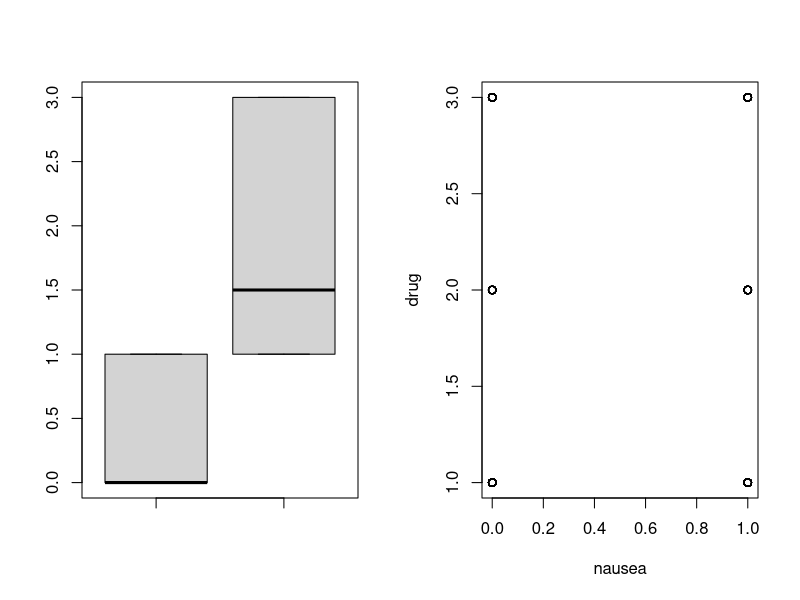
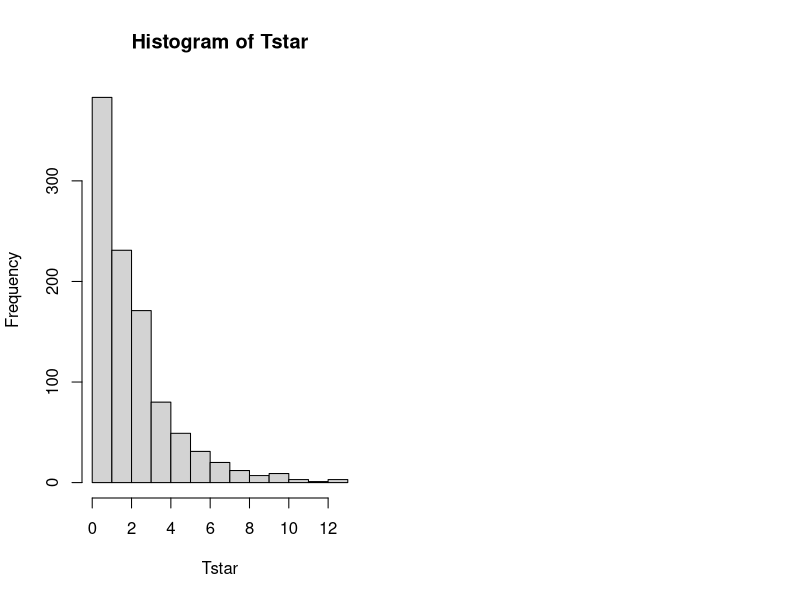

The R source for these figures, in order:
data.nausea <- read.table("datas/nauseatable.txt", header = TRUE)
data.nausea

# Question a:
# 1. Discuss whether a contingency table test is appropriate here.
# Yes, it's appropriate since we have two categorical variables and independence of observations is ensured.

# 2. If yes, perform this test in order to test whether the different medicines work equally well against nausea.
n <- chisq.test(data.nausea) ; n[[3]] # 0.036
# p-value is 0.03 which is significant. Therefore, Ho: row variable and column variable are independent, is rejected.
residuals(n)
#   - From this table we can see that Chlorpromazine has less incidence of nausea, 
#   - 100mg Pentobarbital has the relatively higher nausea effect.

# Question b:
# Perform a permutation test in order to test whether the different medicines work equally well against nausea. Permute the medicine labels for this purpose.
nausea = c((rep(0, each=180)),(rep(1, each=124))) # 0 : No Incidence of Nausea, 1 : Incidence of Nausea
drug = c(factor(rep("Chlorpromazine", each=100)), factor(rep("Pentobarbital(100mg)", each=32)),factor(rep("Pentobarbital(150mg)", each=48)),
         factor(rep("Chlorpromazine", each=52)), factor(rep("Pentobarbital(100mg)", each=35)), factor(rep("Pentobarbital(150mg)", each=37)))
nausea.data <- data.frame(nausea,drug) ; nausea.data


par(mfrow=c(1,2)) ; boxplot(nausea,drug,data = nausea.data) ; plot(nausea,drug)

N <- 1000 ; Tstar <- numeric(N)
t0 <- n$statistic

mystat=function(x) {chisq.test(x)$statistic}
for (i in 1:N) {
  nauseaStar <- table(sample(nausea.data$drug),nausea.data$nausea)
  Tstar[i]=mystat(nauseaStar)
}
hist(Tstar)
myt=mystat(data.nausea)

pr=sum(Tstar>myt)/N ; pr # 0.023
# The treatment is clearly significant.

# Use as test statistic the chi square test statistic for contingency tables, which can be extracted from the output of the command chisq.test

ctable.nausea <- table(nausea.data)
n <- chisq.test(ctable.nausea) ; n[[3]] #0.036
# This is in line with the results using the first 

# Question c:
# Compare the p-value found by the permutation test with the p-value found from the chisquare test for contingency tables.

# Both test uses bootstrap fashion to calculate p-value.
# Permutation test takes many samples (1000) and in the end estimates a similar value
# By permuting the categories of either the row or column factor in a contingency table (considered later on), one can test the null hypothesis of no dependence between these two factors.
